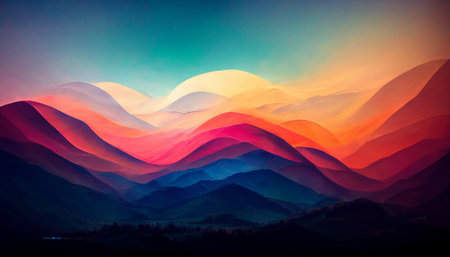
#> input picture python_1_array/ex05/landscape.jpg, 450 x 257 px
$ python tester.py
#> lines starting #> are read from the running program, lines starting #| are printed output that depends on the picture
### python_1_array/ex05/load_image.py
from numpy import array
from matplotlib import image
import os


def ft_load(path: str) -> array:
    """Load an image from a file as an array.

    Args:
        path (str): path to the image

    Returns:
        array: image as an array
    """
#> called with path = 'landscape.jpg'
    try:
        if not path.lower().endswith(("jpg", "jpeg")):
            raise AssertionError("Only JPG and JPEG formats are supported.")
        if not os.path.exists(path):
            raise AssertionError("File not found:", path)
        image_opened = image.imread(path)
#> image_opened is the input picture: shape (257, 450, 3); mean R, G, B 98.7, 79.1, 89.1
        image_as_array = array(image_opened)
        print("Image shape:", image_as_array.shape)
#| Image shape: (257, 450, 3)
#> (printed output is left out)
        return image_as_array
    except AssertionError as error:
        print(AssertionError.__name__ + ":", error)
        return ""


# [4 lines left out: function main, not called in this run]


# [2 lines that do not run on import are left out]

### python_1_array/ex05/pimp_image.py
from matplotlib import pyplot as plt
from numpy import array
import numpy as np


def ft_invert(array) -> array:
    """Inverse the colors of an image.

    Args:
        array (np.array): image as an array

    Returns:
        array: image with inverted colors
    """
    image = 255 - array
    ft_show(image)


def ft_red(array) -> array:
    """Convert the colors of an image to red.

    Args:
        array (np.array): image as an array

    Returns:
        array: image with red colors
    """
    red_channel = array[:, :, 0]
    image = np.zeros_like(array)
    image[:, :, 0] = red_channel
    ft_show(image)


def ft_green(array) -> array:
    """Convert the colors of an image to green.

    Args:
        array (np.array): image as an array

    Returns:
        array: image with green colors
    """
    green_channel = array[:, :, 1]
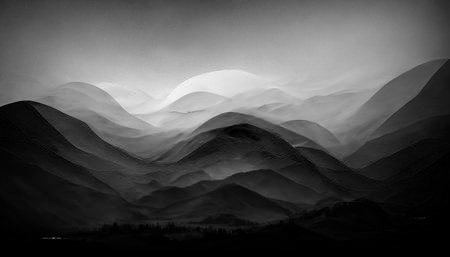
#> green_channel: shape (257, 450); min 0, max 246, mean 79.1
    image = np.zeros_like(array)
    image[:, :, 1] = green_channel
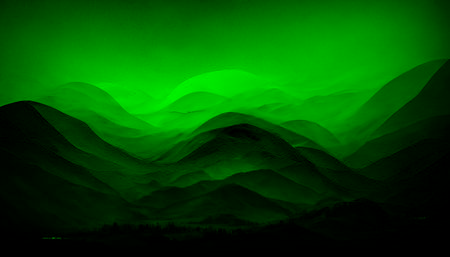
#> image: shape (257, 450, 3); mean of channels 0, 1, 2 0, 79.1, 0; drawn as R, G, B
    ft_show(image)


def ft_blue(array) -> array:
    """Convert the colors of an image to blue.

    Args:
        array (np.array): image as an array

    Returns:
        array: image with blue colors
    """
    blue_channel = array[:, :, 2]
    image = np.zeros_like(array)
    image[:, :, 2] = blue_channel
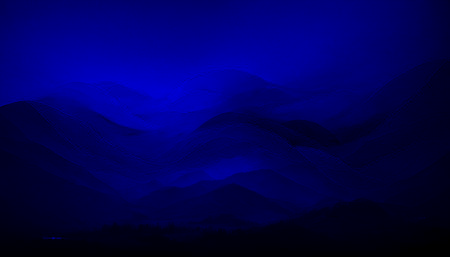
#> image: shape (257, 450, 3); mean of channels 0, 1, 2 0, 0, 89.1; drawn as R, G, B
    ft_show(image)


def ft_grey(array) -> array:
    """Convert the colors of an image to grey.

    Args:
        array (np.array): image as an array

    Returns:
        array: image with grey colors
    """
    div = 255 * 3
    red_channel = array[:, :, 0] / div
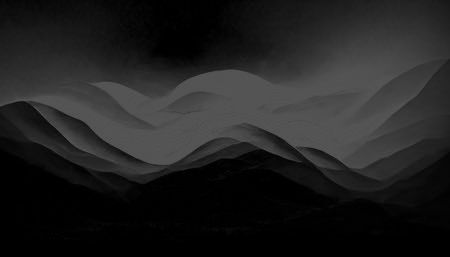
#> red_channel: shape (257, 450) float64; min 0, max 0.333, mean 0.129
    green_channel = array[:, :, 1] / div
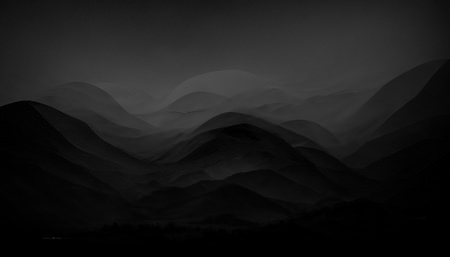
#> green_channel: shape (257, 450) float64; min 0, max 0.322, mean 0.103
    blue_channel = array[:, :, 2] / div
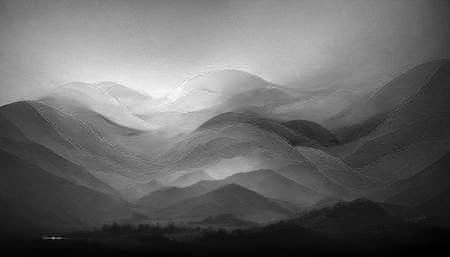
#> blue_channel: shape (257, 450) float64; min 0, max 0.286, mean 0.116; drawn with min black and max white
    grey_channel = np.add(red_channel, green_channel, blue_channel)
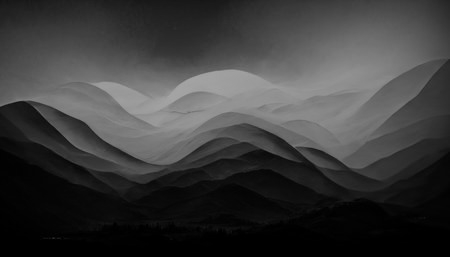
#> grey_channel: shape (257, 450) float64; min 0, max 0.655, mean 0.233
    grey_image = np.stack([grey_channel, grey_channel, grey_channel], axis=2)
    ft_show(grey_image)


def ft_show(array):
    """Show an image.

    Args:
        array (np.array): image as an array
    """
    plt.imshow(array)
    plt.show()

### python_1_array/ex05/tester.py
from load_image import ft_load
from pimp_image import ft_show, ft_invert, ft_red, ft_green, ft_blue, ft_grey


def main():
    """Main function to test the functions.
    """
    array = ft_load("landscape.jpg")
    print(array)
    ft_show(array)
    ft_invert(array)
    ft_red(array)
    ft_green(array)
    ft_blue(array)
    ft_grey(array)
    print(ft_invert.__doc__)


if __name__ == "__main__":
    main()
